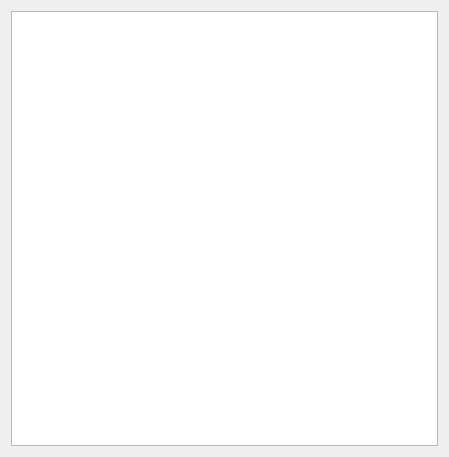
<?xml version="1.0" encoding="UTF-8"?>
<ui version="4.0">
 <class>Widget</class>
 <widget class="QWidget" name="Widget">
  <property name="geometry">
   <rect>
    <x>0</x>
    <y>0</y>
    <width>449</width>
    <height>457</height>
   </rect>
  </property>
  <property name="windowTitle">
   <string>Widget</string>
  </property>
  <layout class="QVBoxLayout" name="verticalLayout">
   <item>
    <widget class="QTreeView" name="treeView"/>
   </item>
  </layout>
 </widget>
 <layoutdefault spacing="6" margin="11"/>
 <resources/>
 <connections/>
</ui>
